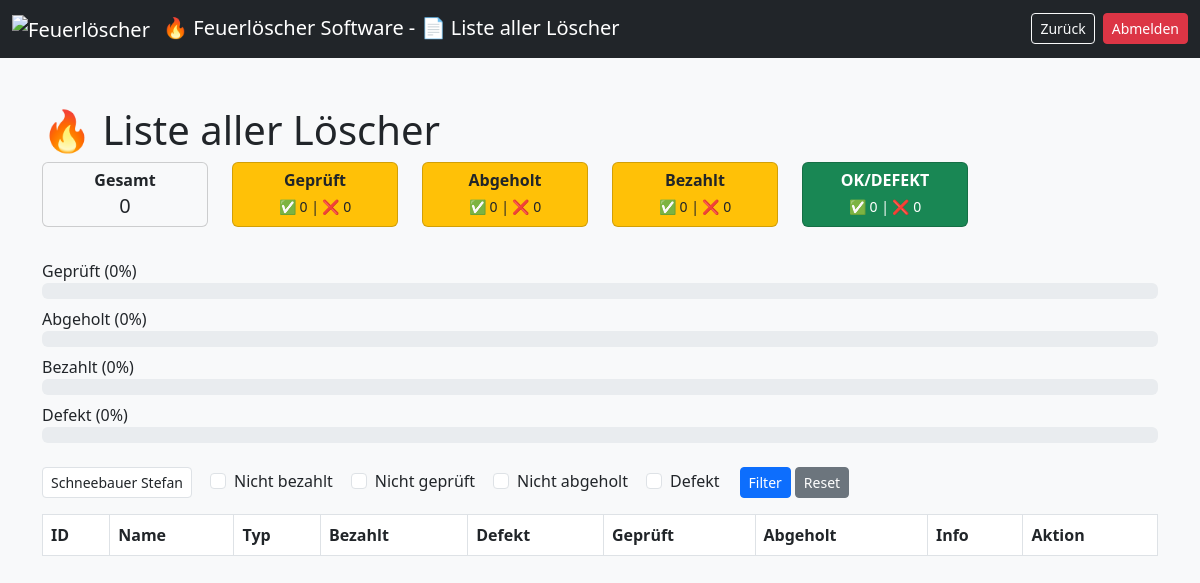
Page /liste.php?suche=Schneebauer Stefan (signed in) on the earlier database version.
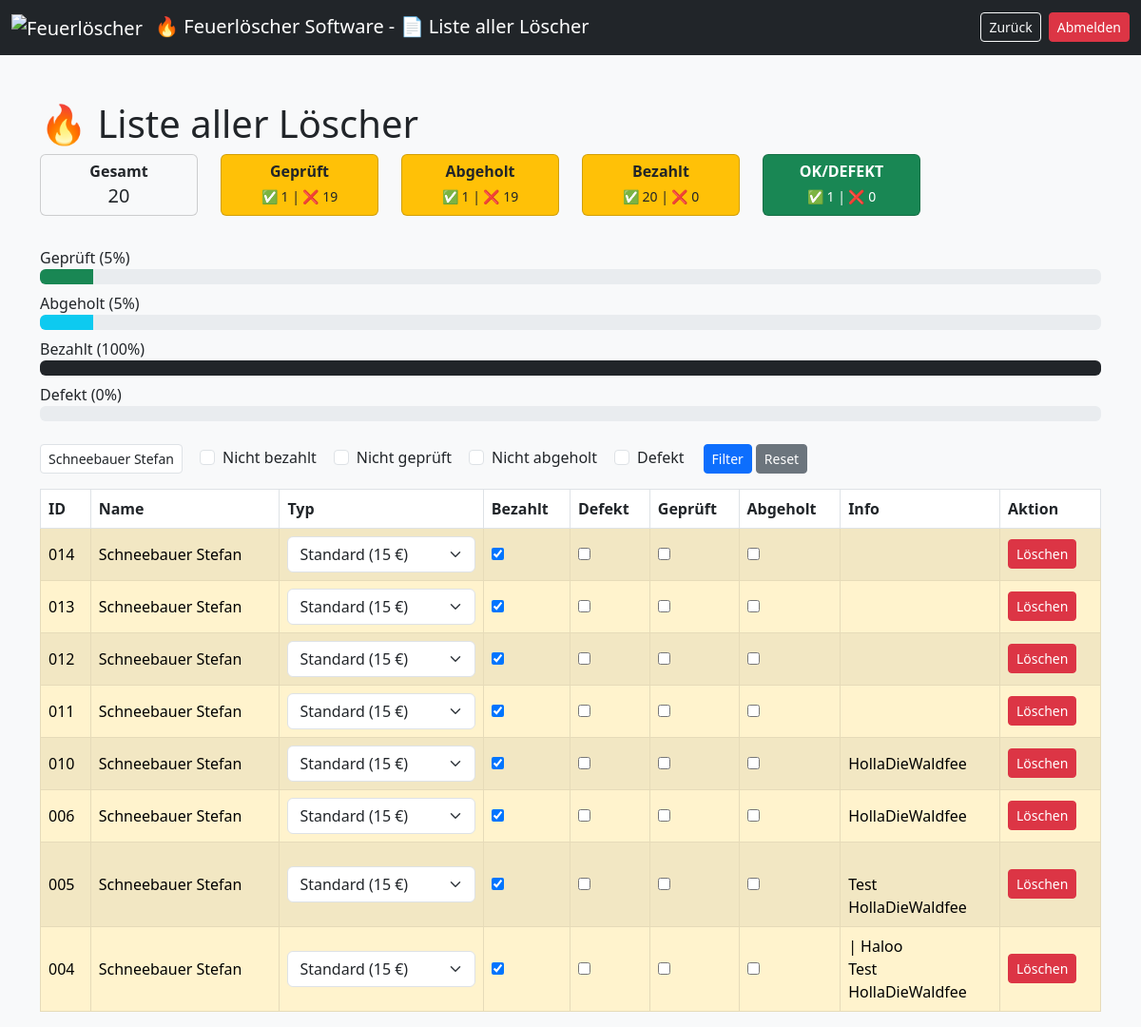
Same page on the later database version.
### tables this page shows
CREATE TABLE loescher (
    id INTEGER PRIMARY KEY AUTOINCREMENT,
    nummer TEXT UNIQUE,
    name TEXT,
    zeitstempel TEXT,
    typ TEXT,
    preis REAL,
    loeschertyp TEXT,
    menge REAL,
    einheit TEXT,
    etikett_gedruckt INTEGER,
    abholschein_gedruckt INTEGER,
    bezahlt INTEGER,
    geprueft INTEGER,
    abgeholt INTEGER,
    defekt INTEGER,
    info TEXT,
    active INTEGER
);

### liste.php (the view, shortened to what this page needs)
<?php
$db = getDB();
if (!function_exists('percent')) {
    function percent($teil, $gesamt) {
        return $gesamt > 0 ? round(($teil / $gesamt) * 100) : 0;
    }
}
function getStats($db) {
    $stats = [];
    $stats['gesamt'] = $db->querySingle("SELECT COUNT(*) FROM loescher WHERE active = 1");
    $stats['geprueft'] = $db->querySingle("SELECT COUNT(*) FROM loescher WHERE geprueft = 1 AND active = 1");
    $stats['nicht_geprueft'] = $db->querySingle("SELECT COUNT(*) FROM loescher WHERE geprueft = 0 AND active = 1");
    $stats['abgeholt'] = $db->querySingle("SELECT COUNT(*) FROM loescher WHERE abgeholt = 1 AND active = 1");
    $stats['nicht_abgeholt'] = $db->querySingle("SELECT COUNT(*) FROM loescher WHERE abgeholt = 0 AND active = 1");
    $stats['bezahlt'] = $db->querySingle("SELECT COUNT(*) FROM loescher WHERE bezahlt = 1 AND active = 1");
    $stats['nicht_bezahlt'] = $db->querySingle("SELECT COUNT(*) FROM loescher WHERE bezahlt = 0 AND active = 1");
    $stats['ok'] = $db->querySingle("SELECT COUNT(*) FROM loescher WHERE geprueft = 1 AND defekt = 0 AND active = 1");
    $stats['defekt'] = $db->querySingle("SELECT COUNT(*) FROM loescher WHERE defekt = 1 AND active = 1");
    $stats['p_defekt'] = percent($stats['defekt'], $stats['gesamt']);
    $stats['p_geprueft'] = percent($stats['geprueft'], $stats['gesamt']);
    $stats['p_abgeholt'] = percent($stats['abgeholt'], $stats['gesamt']);
    $stats['p_bezahlt'] = percent($stats['bezahlt'], $stats['gesamt']);
    return $stats;
}
$stats = getStats($db);
$where = [];
if (!empty($_GET['suche'])) {
    $suche = SQLite3::escapeString($_GET['suche']);
    $where[] = "(name LIKE '%$suche%' OR nummer LIKE '%$suche%')";
}
$whereSQL = count($where) ? "WHERE " . implode(" AND ", $where) : "";
$result = $db->query("SELECT * FROM loescher $whereSQL ORDER BY id DESC");
?>
<!DOCTYPE html>
<html>
<head>
<link href="https://cdn.jsdelivr.net/npm/bootstrap@5.3.0/dist/css/bootstrap.min.css" rel="stylesheet">
</head>
<body class="bg-light">
<nav class="navbar navbar-expand-lg navbar-dark bg-dark">
    <div class="container-fluid">
        <span class="navbar-brand">
            <img src="./images/Feuerlöscher.ico" alt="Feuerlöscher" width="24" height="24" class="me-2">
            &#128293; Feuerlöscher Software - &#128196; Liste aller Löscher
        </span>
        <div class="d-flex gap-2">
            <a href="index.php" class="btn btn-outline-light btn-sm">
                Zurück
            </a>
            <a href="?logout=1" class="btn btn-danger btn-sm">
                Abmelden
            </a>
        </div>
    </div>
</nav>
<div class="container mt-5">
<h1>&#128293; Liste aller Löscher</h1>
<div class="row mb-4">
    <div class="col-6 col-md-2">
        <div class="card text-center bg-light mb-2">
            <div class="card-body p-2">
                <h6 class="mb-1"><strong>Gesamt</strong></h6>
                <h5 class="mb-0" id="stat-gesamt"><?= $stats['gesamt'] ?></h5>
            </div>
        </div>
    </div>
    <div class="col-6 col-md-2">
        <div class="card text-center bg-warning mb-2">
            <div class="card-body p-2">
                <h6 class="mb-1"><strong>Geprüft</strong></h6>
                <small id="stat-geprueft">✅ <?= $stats['geprueft'] ?> | ❌ <?= $stats['nicht_geprueft'] ?></small>
            </div>
        </div>
    </div>
    <div class="col-6 col-md-2">
        <div class="card text-center bg-warning mb-2">
            <div class="card-body p-2">
                <h6 class="mb-1"><strong>Abgeholt</strong></h6>
                <small id="stat-abgeholt">✅ <?= $stats['abgeholt'] ?> | ❌ <?= $stats['nicht_abgeholt'] ?></small>
            </div>
        </div>
    </div>
    <div class="col-6 col-md-2">
        <div class="card text-center bg-warning mb-2">
            <div class="card-body p-2">
                <h6 class="mb-1"><strong>Bezahlt</strong></h6>
                <small id="stat-bezahlt">✅ <?= $stats['bezahlt'] ?> | ❌ <?= $stats['nicht_bezahlt'] ?></small>
            </div>
        </div>
    </div>
    <div class="col-6 col-md-2">
        <div class="card text-center bg-success text-white mb-2">
            <div class="card-body p-2">
                <h6 class="mb-1"><strong>OK/DEFEKT</strong></h6>
                <small id="stat-ok">✅ <?= $stats['ok'] ?> | ❌ <?= $stats['defekt'] ?></small>
            </div>
        </div>
    </div>
</div>
<div class="mb-4">
    <label>Geprüft (<span id="label-p-geprueft"><?= $stats['p_geprueft'] ?></span>%)</label>
    <div class="progress mb-2"><div class="progress-bar bg-success" id="bar-geprueft" style="width: <?= $stats['p_geprueft'] ?>%"></div></div>
    <label>Abgeholt (<span id="label-p-abgeholt"><?= $stats['p_abgeholt'] ?></span>%)</label>
    <div class="progress mb-2"><div class="progress-bar bg-info" id="bar-abgeholt" style="width: <?= $stats['p_abgeholt'] ?>%"></div></div>
    <label>Bezahlt (<span id="label-p-bezahlt"><?= $stats['p_bezahlt'] ?></span>%)</label>
    <div class="progress mb-2"><div class="progress-bar bg-dark" id="bar-bezahlt" style="width: <?= $stats['p_bezahlt'] ?>%"></div></div>
    <label>Defekt (<span id="label-p-defekt"><?= $stats['p_defekt'] ?></span>%)</label>
    <div class="progress mb-2"><div class="progress-bar bg-danger" id="bar-defekt" style="width: <?= $stats['p_defekt'] ?>%"></div></div>
</div>
<form method="get" class="row g-1 mb-3 align-items-center">
    <div class="col-auto">
        <input type="text" name="suche" class="form-control form-control-sm me-3" style="width:150px;"
               placeholder="🔍 Name/Nummer" value="<?= htmlspecialchars($_GET['suche'] ?? '') ?>">
    </div>
    <div class="col-auto form-check form-check-inline">
        <input type="checkbox" name="nicht_bezahlt" class="form-check-input" id="chkBezahlt" <?= isset($_GET['nicht_bezahlt'])?'checked':'' ?>>
        <label class="form-check-label" for="chkBezahlt">Nicht bezahlt</label>
    </div>
    <div class="col-auto form-check form-check-inline">
        <input type="checkbox" name="nicht_geprueft" class="form-check-input" id="chkGeprueft" <?= isset($_GET['nicht_geprueft'])?'checked':'' ?>>
        <label class="form-check-label" for="chkGeprueft">Nicht geprüft</label>
    </div>
    <div class="col-auto form-check form-check-inline">
        <input type="checkbox" name="nicht_abgeholt" class="form-check-input" id="chkAbgeholt" <?= isset($_GET['nicht_abgeholt'])?'checked':'' ?>>
        <label class="form-check-label" for="chkAbgeholt">Nicht abgeholt</label>
    </div>
    <div class="col-auto form-check form-check-inline">
        <input type="checkbox" name="defekt" class="form-check-input" id="chkDefekt" <?= isset($_GET['defekt'])?'checked':'' ?>>
        <label class="form-check-label" for="chkDefekt">Defekt</label>
    </div>
    <div class="col-auto">
        <button class="btn btn-primary btn-sm">Filter</button>
    </div>
    <div class="col-auto">
        <a href="liste.php" class="btn btn-secondary btn-sm">Reset</a>
    </div>
</form>
<table class="table table-bordered table-striped align-middle">
    <thead>
        <tr><th>ID</th><th>Name</th><th>Typ</th><th>Bezahlt</th><th>Defekt</th><th>Geprüft</th><th>Abgeholt</th><th>Info</th><th>Aktion</th></tr>
    </thead>
    <tbody>
    <?php while ($row = $result->fetchArray()):
        $rowClass = !$row['geprueft'] ? "table-warning" : (!$row['abgeholt'] ? "table-warning" : "table-info");
        $disabled = ($row['active'] == 0) ? 'disabled' : '';
    ?>
    <tr data-id="<?= $row['id'] ?>" class="<?= $rowClass ?> <?= !$row['active']?'row-inactive':'' ?>">
        <td><?= htmlspecialchars($row['nummer']) ?></td>
        <td><?= htmlspecialchars($row['name']) ?></td>
        <td>
            <select class="form-select typ-select" <?= $disabled ?>>
                <option value="Standard" <?= $row['typ']=="Standard"?"selected":"" ?>>Standard (<?= PREIS_STANDARD ?> €)</option>
            </select>
        </td>
        <td><input type="checkbox" class="cb-bezahlt" <?= $row['bezahlt']?'checked':'' ?> <?= $disabled ?>></td>
        <td><input type="checkbox" class="cb-defekt" <?= $row['defekt']?'checked':'' ?> <?= $disabled ?>></td>
        <td><input type="checkbox" class="cb-geprueft" <?= $row['geprueft']?'checked':'' ?> <?= $disabled ?>></td>
        <td><input type="checkbox" class="cb-abgeholt" <?= $row['abgeholt']?'checked':'' ?> <?= $disabled ?>></td>
        <td><?= nl2br(htmlspecialchars($row['info'])) ?></td>
        <td>
            <?php if ($row['active']): ?>
                <button class="btn btn-sm btn-danger btn-delete">Löschen</button>
            <?php else: ?>
                <span class="badge bg-secondary">Gelöscht</span>
            <?php endif; ?>
        </td>
    </tr>
    <?php endwhile; ?>
    </tbody>
    </table>
</div>
</body>
</html>

Differences in the rows shown:
added loescher: nummer "014", name "Schneebauer Stefan", typ+active "Standard (15 €)", bezahlt "☑", shows "Löschen"
added loescher: nummer "013", name "Schneebauer Stefan", typ+active "Standard (15 €)", bezahlt "☑", shows "Löschen"
added loescher: nummer "012", name "Schneebauer Stefan", typ+active "Standard (15 €)", bezahlt "☑", shows "Löschen"
added loescher: nummer "011", name "Schneebauer Stefan", typ+active "Standard (15 €)", bezahlt "☑", shows "Löschen"
added loescher: nummer "010", name "Schneebauer Stefan", typ+active "Standard (15 €)", bezahlt "☑", info "HollaDieWaldfee", shows "Löschen"
added loescher: nummer "006", name "Schneebauer Stefan", typ+active "Standard (15 €)", bezahlt "☑", info "HollaDieWaldfee", shows "Löschen"
added loescher: nummer "005", name "Schneebauer Stefan", typ+active "Standard (15 €)", bezahlt "☑", info "Test HollaDieWaldfee", shows "Löschen"
added loescher: nummer "004", name "Schneebauer Stefan", typ+active "Standard (15 €)", bezahlt "☑", info "| Haloo Test HollaDieWaldfee", shows "Löschen"
Other differences:
$stats['gesamt']: "0" → "20"
$stats['geprueft']: "0" → "1"
$stats['nicht_geprueft']: "0" → "19"
$stats['abgeholt']: "0" → "1"
$stats['nicht_abgeholt']: "0" → "19"
$stats['bezahlt']: "0" → "20"
$stats['ok']: "0" → "1"
$stats['p_geprueft']: "0" → "5"
$stats['p_abgeholt']: "0" → "5"
$stats['p_bezahlt']: "0" → "100"
